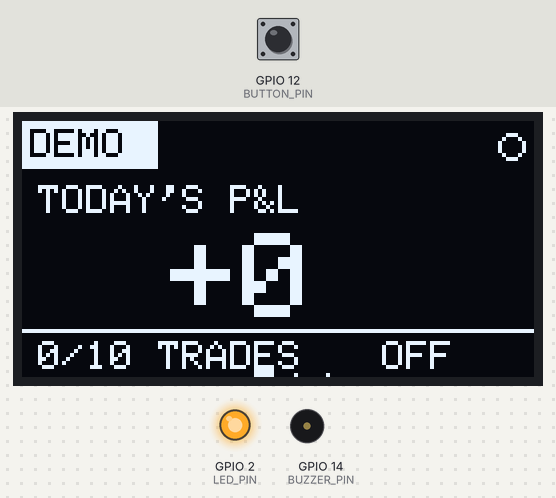
The sketch below on a simulated ESP8266 (Wemos D1 mini). On the bench: 128×64 one-colour display, output pins drawn as LEDs (lit = HIGH), buzzer (waves = sounding). Inputs (shaded band) come from the test bench; at power-on: GPIO 12 (BUTTON_PIN) HIGH. WiFi joins after 1.5 s; servers stay silent unless stated; what the sketch prints to the serial monitor is not drawn.

Above: at 3.5 s.
3.6 s: GPIO 12 (BUTTON_PIN) pulled LOW for 0.15 s
At 4.2 s:
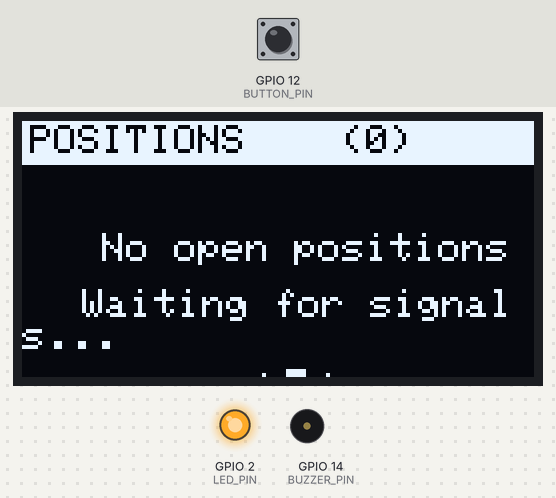
5.2 s: GPIO 12 (BUTTON_PIN) pulled LOW for 1 s
At 5.6 s:
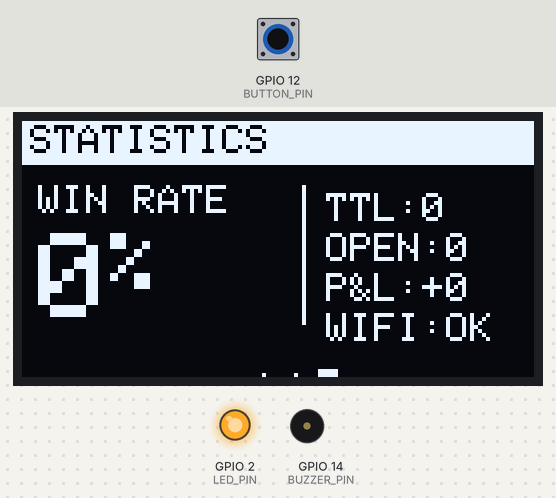
7.7 s: GPIO 12 (BUTTON_PIN) pulled LOW for 0.15 s
At 8.4 s:
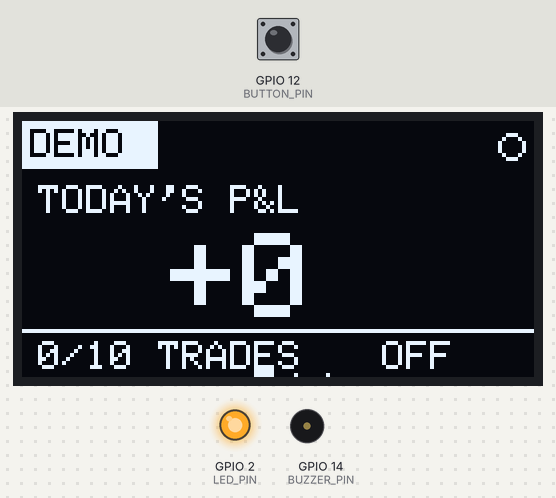
9.3 s: GPIO 12 (BUTTON_PIN) pulled LOW for 3.2 s
At 10.2 s:
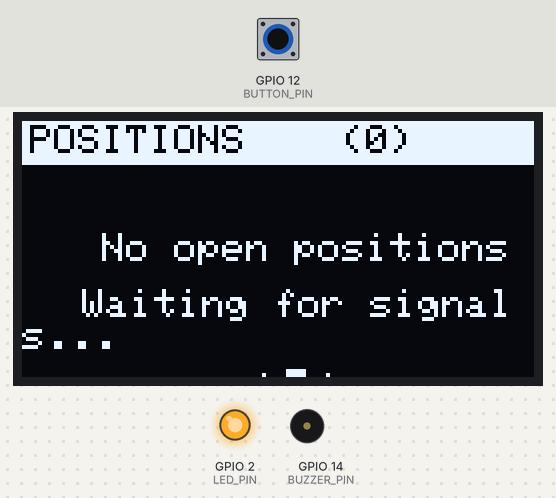
Timing chart, 0 to 12.3 s (numbered marks = the images above; inputs shaded):
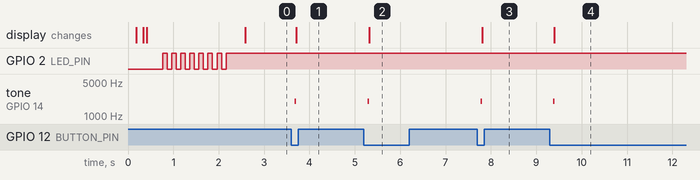

The sketch:

esp8266_trading_display.ino
```cpp
/*
  ESP8266 Trading Bot - Optimized for 1.3" 128x64 OLED
  =====================================================
  Hardware: ESP8266 + 1.3" I2C OLED (SSD1306, 4-pin)

  Features:
  - Fast 150ms button response
  - Clean, information-dense layouts
  - No animation delays
  - 30fps refresh for snappy UI
  - 4 screens: Dashboard | Positions | Stats | Settings
*/

#include <ESP8266WiFi.h>
#include <ESP8266HTTPClient.h>
#include <WiFiClientSecure.h>
#include <ArduinoJson.h>
#include <Wire.h>
#include <Adafruit_GFX.h>
#include <Adafruit_SSD1306.h>

// ============ CONFIG ============
const char* ssid = "YOUR_WIFI_SSID";
const char* password = "YOUR_WIFI_PASSWORD";
const char* serverUrl = "https://coolify.themelon.in";

// Pins (NodeMCU D1 Mini mapping)
// NOTE: Use D6 (GPIO12) for button, NOT D3 (GPIO0) which is Flash button
#define BUTTON_PIN 12     // D6 - External button (GPIO12 is safe)
#define LED_PIN 2         // D4 - Built-in LED (Active LOW)
#define BUZZER_PIN 14     // D5 - Optional buzzer
#define SDA_PIN 4         // D2 - OLED SDA
#define SCL_PIN 5         // D1 - OLED SCL

// OLED
#define SCREEN_WIDTH 128
#define SCREEN_HEIGHT 64
#define OLED_RESET -1
#define OLED_ADDR 0x3C    // Common for 1.3" OLEDs (try 0x3D if not working)

Adafruit_SSD1306 display(SCREEN_WIDTH, SCREEN_HEIGHT, &Wire, OLED_RESET);

// ============ DATA STRUCTURES ============
struct TradingData {
  bool systemEnabled;
  bool marketOpen;
  bool paperTrading;
  float todayPnl;
  float winRate;
  int openPositions;
  int todayTrades;
  int maxTrades;
  char symbol1[12];
  float pnl1;
  int qty1;
};

struct AlertData {
  bool active;
  char symbol[12];
  float price;
  unsigned long showTime;
};

TradingData data = {false, false, true, 0, 0, 0, 0, 10, "", 0, 0};
AlertData alert = {false, "", 0, 0};

// Screens
enum Screen { SCR_DASHBOARD, SCR_POSITIONS, SCR_STATS, SCR_COUNT };
Screen currentScreen = SCR_DASHBOARD;
const char* screenNames[] = {"DASHBOARD", "POSITIONS", "STATS"};

// Timing
unsigned long lastDataFetch = 0;
unsigned long lastAlertCheck = 0;
unsigned long lastDisplayUpdate = 0;
const unsigned long DATA_INTERVAL = 3000;
const unsigned long ALERT_INTERVAL = 1000;
const unsigned long DISPLAY_INTERVAL = 33; // ~30fps

// Button state machine
enum ButtonState { BTN_IDLE, BTN_DEBOUNCING, BTN_PRESSED, BTN_WAIT_RELEASE };
ButtonState btnState = BTN_IDLE;
unsigned long btnTimer = 0;
const unsigned long BTN_DEBOUNCE_MS = 50;   // 50ms debounce
const unsigned long BTN_COOLDOWN_MS = 200;  // 200ms between presses

// Debug counter
int btnPressCount = 0;

// ============ SETUP ============
void setup() {
  Serial.begin(115200);

  pinMode(BUTTON_PIN, INPUT_PULLUP);
  pinMode(LED_PIN, OUTPUT);
  pinMode(BUZZER_PIN, OUTPUT);

  // Init OLED with specific I2C pins at 400kHz for faster refresh
  Wire.begin(SDA_PIN, SCL_PIN);
  Wire.setClock(400000); // 400kHz I2C (default is 100kHz)

  if(!display.begin(SSD1306_SWITCHCAPVCC, OLED_ADDR)) {
    Serial.println(F("SSD1306 allocation failed"));
    // Blink LED forever
    while(1) {
      digitalWrite(LED_PIN, !digitalRead(LED_PIN));
      delay(100);
    }
  }

  display.clearDisplay();
  display.setTextColor(SSD1306_WHITE);
  display.display();

  // Quick splash (no animation delays)
  showSplash();

  // Connect WiFi
  connectWiFi();

  // Initial data fetch
  fetchData();

  Serial.println(F("Ready!"));
}

// ============ MAIN LOOP ============
void loop() {
  unsigned long now = millis();

  // Handle button with fast debounce
  handleButton();

  // Update LED indicator
  updateLED();

  // Fetch trading data every 3 seconds
  if (now - lastDataFetch > DATA_INTERVAL) {
    fetchData();
    lastDataFetch = now;
  }

  // Check for alerts every second
  if (now - lastAlertCheck > ALERT_INTERVAL) {
    checkAlerts();
    lastAlertCheck = now;
  }

  // Update display at 30fps
  if (now - lastDisplayUpdate > DISPLAY_INTERVAL) {
    updateDisplay();
    lastDisplayUpdate = now;
  }

  // Alert timeout (10 seconds)
  if (alert.active && now - alert.showTime > 10000) {
    alert.active = false;
  }
}

// ============ DISPLAY SCREENS ============
void updateDisplay() {
  display.clearDisplay();

  if (alert.active) {
    drawAlert();
  } else {
    switch (currentScreen) {
      case SCR_DASHBOARD: drawDashboard(); break;
      case SCR_POSITIONS: drawPositions(); break;
      case SCR_STATS: drawStats(); break;
    }
  }

  display.display();
}

void drawDashboard() {
  // === TOP BAR (12px height) ===
  // Mode indicator (left)
  display.fillRect(0, 0, 34, 12, SSD1306_WHITE);
  display.setTextColor(SSD1306_BLACK);
  display.setTextSize(1);
  display.setCursor(2, 2);
  display.print(data.paperTrading ? "DEMO" : "LIVE");

  // WiFi icon (right side of top bar)
  drawWiFiIcon(90, 2);

  // System status indicator (far right)
  if (data.systemEnabled && data.marketOpen) {
    // Green dot simulation (filled circle)
    display.fillCircle(122, 6, 3, SSD1306_WHITE);
  } else {
    display.drawCircle(122, 6, 3, SSD1306_WHITE);
  }

  // === MAIN P&L DISPLAY (center, large) ===
  display.setTextColor(SSD1306_WHITE);

  // P&L Label
  display.setTextSize(1);
  display.setCursor(4, 16);
  display.print("TODAY'S P&L");

  // P&L Value - BIG (use entire width)
  display.setTextSize(3);
  String pnlStr = formatCurrency(data.todayPnl);
  int textWidth = pnlStr.length() * 18; // Size 3 = 18px per char
  int startX = (128 - textWidth) / 2;
  if (startX < 0) startX = 0;

  display.setCursor(startX, 28);
  if (data.todayPnl >= 0) {
    display.print("+");
  } else {
    display.print("-");
  }
  display.print("");
  display.print(String(abs((int)data.todayPnl)));

  // === BOTTOM INFO BAR ===
  // Horizontal separator
  display.drawLine(0, 52, 128, 52, SSD1306_WHITE);

  // Left: Trade count
  display.setTextSize(1);
  display.setCursor(4, 55);
  display.print(data.todayTrades);
  display.print("/");
  display.print(data.maxTrades);
  display.print(" TRADES");

  // Right: Status text
  display.setCursor(90, 55);
  if (!data.systemEnabled) {
    display.print("OFF");
  } else if (!data.marketOpen) {
    display.print("CLOSED");
  } else {
    // Animated dots for active
    int dots = (millis() / 400) % 4;
    display.print("LIVE");
    for (int i = 0; i < dots; i++) display.print(".");
  }

  // Page indicator (bottom dots)
  drawPageIndicator(0);
}

void drawPositions() {
  // Header bar
  display.fillRect(0, 0, 128, 11, SSD1306_WHITE);
  display.setTextColor(SSD1306_BLACK);
  display.setTextSize(1);
  display.setCursor(2, 1);
  display.print("POSITIONS");
  display.setCursor(80, 1);
  display.print("(");
  display.print(data.openPositions);
  display.print(")");

  display.setTextColor(SSD1306_WHITE);

  if (data.openPositions == 0) {
    // Clean "No positions" message
    display.setCursor(20, 28);
    display.print("No open positions");
    display.setCursor(15, 42);
    display.print("Waiting for signals...");
  } else {
    // Table header
    display.setTextSize(1);
    display.setCursor(0, 14);
    display.print("SYMBOL");
    display.setCursor(60, 14);
    display.print("QTY");
    display.setCursor(90, 14);
    display.print("P&L");
    display.drawLine(0, 23, 128, 23, SSD1306_WHITE);

    // Position rows (up to 3 positions fit well)
    int yPos = 26;
    display.setCursor(0, yPos);
    display.print(data.symbol1[0] ? data.symbol1 : "RELIANCE");
    display.setCursor(62, yPos);
    display.print(data.qty1 ? data.qty1 : 10);
    display.setCursor(90, yPos);
    float pnl = data.pnl1 ? data.pnl1 : 1250;
    if (pnl >= 0) {
      display.print("+");
      display.print((int)pnl);
    } else {
      display.print((int)pnl);
    }

    // Show message if more positions
    if (data.openPositions > 1) {
      display.setCursor(0, 40);
      display.print("+");
      display.print(data.openPositions - 1);
      display.print(" more on app...");
    }
  }

  drawPageIndicator(1);
}

void drawStats() {
  // Header bar
  display.fillRect(0, 0, 128, 11, SSD1306_WHITE);
  display.setTextColor(SSD1306_BLACK);
  display.setTextSize(1);
  display.setCursor(2, 1);
  display.print("STATISTICS");

  display.setTextColor(SSD1306_WHITE);

  // Win Rate - Big number left side
  display.setTextSize(1);
  display.setCursor(4, 16);
  display.print("WIN RATE");

  display.setTextSize(3);
  display.setCursor(4, 28);
  display.print((int)data.winRate);
  display.setTextSize(2);
  display.print("%");

  // Vertical separator
  display.drawLine(70, 16, 70, 50, SSD1306_WHITE);

  // Stats column on right
  display.setTextSize(1);

  // Total Trades
  display.setCursor(76, 18);
  display.print("TTL:");
  display.print(data.todayTrades);

  // Open Positions
  display.setCursor(76, 28);
  display.print("OPEN:");
  display.print(data.openPositions);

  // P&L
  display.setCursor(76, 38);
  display.print("P&L:");
  if (data.todayPnl >= 0) display.print("+");
  display.print((int)data.todayPnl);

  // Connection
  display.setCursor(76, 48);
  display.print("WIFI:");
  display.print(WiFi.status() == WL_CONNECTED ? "OK" : "--");

  drawPageIndicator(2);
}

void drawAlert() {
  // Flashing border effect
  bool flash = (millis() / 150) % 2;

  if (flash) {
    display.fillRect(0, 0, 128, 64, SSD1306_WHITE);
    display.setTextColor(SSD1306_BLACK);
  } else {
    display.setTextColor(SSD1306_WHITE);
  }

  // Double border
  display.drawRect(2, 2, 124, 60, flash ? SSD1306_BLACK : SSD1306_WHITE);
  display.drawRect(4, 4, 120, 56, flash ? SSD1306_BLACK : SSD1306_WHITE);

  // Header
  display.setTextSize(1);
  display.setCursor(35, 8);
  display.print("NEW ALERT!");

  // Symbol name - LARGE
  display.setTextSize(2);
  int symWidth = strlen(alert.symbol) * 12;
  int symX = (128 - symWidth) / 2;
  if (symX < 10) symX = 10;
  display.setCursor(symX, 24);
  display.print(alert.symbol);

  // Price
  display.setTextSize(1);
  display.setCursor(30, 44);
  display.print("@ Rs");
  display.print(alert.price, 1);

  // Dismiss instruction
  display.setCursor(20, 56);
  display.print("Press btn to dismiss");
}

// ============ DRAW HELPERS ============
void drawWiFiIcon(int x, int y) {
  // Simple 3-arc WiFi icon
  display.drawPixel(x + 2, y + 4, SSD1306_BLACK);
  display.drawLine(x + 1, y + 3, x + 3, y + 3, SSD1306_BLACK);
  display.drawLine(x, y + 2, x + 4, y + 2, SSD1306_BLACK);
  display.drawLine(x, y + 1, x + 4, y + 1, SSD1306_BLACK);
}

void drawPageIndicator(int activePage) {
  // 3 dots at bottom center
  int startX = 58;
  int y = 62;

  for (int i = 0; i < 3; i++) {
    if (i == activePage) {
      display.fillRect(startX + (i * 8), y, 5, 2, SSD1306_WHITE);
    } else {
      display.drawPixel(startX + (i * 8) + 2, y + 1, SSD1306_WHITE);
    }
  }
}

String formatCurrency(float value) {
  String result = "Rs";
  result += String(abs((int)value));
  return result;
}

void showSplash() {
  display.clearDisplay();
  display.setTextColor(SSD1306_WHITE);

  // Logo icon (target/bullseye)
  display.fillCircle(24, 22, 10, SSD1306_WHITE);
  display.fillCircle(24, 22, 7, SSD1306_BLACK);
  display.fillCircle(24, 22, 4, SSD1306_WHITE);
  display.fillCircle(24, 22, 2, SSD1306_BLACK);

  // Title
  display.setTextSize(2);
  display.setCursor(44, 14);
  display.print("MELON");

  // Subtitle
  display.setTextSize(1);
  display.setCursor(44, 32);
  display.print("Trading Bot");

  // Version/connector
  display.setCursor(44, 44);
  display.print("1.3 OLED");

  // Loading bar outline
  display.drawRect(10, 56, 108, 6, SSD1306_WHITE);
  display.display();

  // Quick fill animation (just 5 frames)
  for (int i = 0; i <= 100; i += 25) {
    display.fillRect(12, 58, i, 2, SSD1306_WHITE);
    display.display();
    delay(50);
  }
  delay(200);
}

// ============ INPUT ============
void handleButton() {
  bool rawState = digitalRead(BUTTON_PIN);
  unsigned long now = millis();

  switch (btnState) {
    case BTN_IDLE:
      // Waiting for press (LOW = pressed with INPUT_PULLUP)
      if (rawState == LOW) {
        btnState = BTN_DEBOUNCING;
        btnTimer = now;
        Serial.println(F("[BTN] Press detected, debouncing..."));
      }
      break;

    case BTN_DEBOUNCING:
      // Wait for debounce period
      if (now - btnTimer >= BTN_DEBOUNCE_MS) {
        // Check if still pressed
        if (digitalRead(BUTTON_PIN) == LOW) {
          btnState = BTN_PRESSED;
          btnPressCount++;
          Serial.print(F("[BTN] CONFIRMED PRESS #"));
          Serial.println(btnPressCount);

          // EXECUTE ACTION
          if (alert.active) {
            alert.active = false;
            Serial.println(F("[BTN] Dismissed alert"));
          } else {
            currentScreen = (Screen)((currentScreen + 1) % SCR_COUNT);
            Serial.print(F("[BTN] Screen -> "));
            Serial.println(screenNames[currentScreen]);
          }

          // Feedback
          tone(BUZZER_PIN, 2000, 30);
          updateDisplay();

          btnState = BTN_WAIT_RELEASE;
        } else {
          // False alarm (noise/bounce)
          Serial.println(F("[BTN] Debounce failed - noise"));
          btnState = BTN_IDLE;
        }
      }
      break;

    case BTN_PRESSED:
      // Shouldn't happen, go to wait release
      btnState = BTN_WAIT_RELEASE;
      break;

    case BTN_WAIT_RELEASE:
      // Wait for button to be released + cooldown
      if (rawState == HIGH) {
        if (now - btnTimer >= BTN_COOLDOWN_MS) {
          Serial.println(F("[BTN] Ready for next press"));
          btnState = BTN_IDLE;
        }
      } else {
        // Still held, reset cooldown timer
        btnTimer = now;
      }
      break;
  }
}

// ============ LED CONTROL ============
void updateLED() {
  // LED is inverted on NodeMCU (LOW = ON, HIGH = OFF)
  if (!data.systemEnabled) {
    digitalWrite(LED_PIN, HIGH); // OFF
  } else if (alert.active) {
    // Fast blink for alert
    digitalWrite(LED_PIN, (millis() / 100) % 2 ? LOW : HIGH);
  } else if (data.todayPnl > 0) {
    digitalWrite(LED_PIN, LOW); // Solid ON for profit
  } else if (data.todayPnl < 0) {
    // Slow blink for loss
    digitalWrite(LED_PIN, (millis() / 500) % 2 ? LOW : HIGH);
  } else {
    // Very slow for neutral
    digitalWrite(LED_PIN, (millis() / 1000) % 2 ? LOW : HIGH);
  }
}

// ============ NETWORK ============
void connectWiFi() {
  WiFi.mode(WIFI_STA);
  WiFi.begin(ssid, password);

  int attempts = 0;
  while (WiFi.status() != WL_CONNECTED && attempts < 50) {
    delay(100);
    digitalWrite(LED_PIN, attempts % 2 ? LOW : HIGH);
    attempts++;
  }

  // Connected or timeout
  if (WiFi.status() == WL_CONNECTED) {
    Serial.print(F("WiFi IP: "));
    Serial.println(WiFi.localIP());
  }
}

void fetchData() {
  if (WiFi.status() != WL_CONNECTED) return;

  WiFiClientSecure client;
  client.setInsecure();
  HTTPClient http;

  http.begin(client, String(serverUrl) + "/api/esp/stats");
  http.setTimeout(500); // 500ms max - keep UI responsive
  http.addHeader("Content-Type", "application/json");

  int code = http.GET();
  if (code == 200) {
    DynamicJsonDocument doc(1024); // Heap allocation to avoid stack overflow
    DeserializationError error = deserializeJson(doc, http.getString());

    if (!error) {
      data.systemEnabled = doc["system_enabled"] | false;
      data.marketOpen = doc["market_open"] | false;
      data.paperTrading = doc["paper_trading"] | true;
      data.todayPnl = doc["today_pnl"] | 0.0;
      data.winRate = doc["win_rate"] | 0.0;
      data.openPositions = doc["open_positions"] | 0;
      data.todayTrades = doc["today_trades"] | 0;
      data.maxTrades = doc["max_trades"] | 10;

      // Parse first position if available
      JsonArray positions = doc["positions"];
      if (positions && positions.size() > 0) {
        JsonObject pos = positions[0];
        strlcpy(data.symbol1, pos["symbol"] | "", sizeof(data.symbol1));
        data.qty1 = pos["quantity"] | 0;
        data.pnl1 = pos["pnl"] | 0.0;
      }
    }
  }

  http.end();
}

void checkAlerts() {
  if (WiFi.status() != WL_CONNECTED) return;

  WiFiClientSecure client;
  client.setInsecure();
  HTTPClient http;

  http.begin(client, String(serverUrl) + "/api/esp/alert");
  http.setTimeout(500); // 500ms max

  int code = http.GET();
  if (code == 200) {
    DynamicJsonDocument doc(512); // Heap allocation
    DeserializationError error = deserializeJson(doc, http.getString());

    if (!error && doc["new_alert"] == true) {
      strlcpy(alert.symbol, doc["symbol"] | "UNKNOWN", sizeof(alert.symbol));
      alert.price = doc["price"] | 0.0;
      alert.active = true;
      alert.showTime = millis();

      // Alert sound (double beep)
      tone(BUZZER_PIN, 3000, 100);
      delay(100);
      tone(BUZZER_PIN, 4000, 200);
    }
  }

  http.end();
}
```

Measured:
- after the input at 3.6 s, tone on GPIO 14 (BUZZER_PIN): silent → 2000 Hz after 0.08 s, → silent 0.03 s later; the display: changes after 0.11 s (image 1)
- after the input at 5.2 s, tone on GPIO 14 (BUZZER_PIN): silent → 2000 Hz after 0.09 s, → silent 0.03 s later; the display: changes after 0.11 s (image 2)
- after the input at 7.7 s, tone on GPIO 14 (BUZZER_PIN): silent → 2000 Hz after 0.08 s, → silent 0.03 s later; the display: changes after 0.11 s (image 3)
- after the input at 9.3 s, tone on GPIO 14 (BUZZER_PIN): silent → 2000 Hz after 0.07 s, → silent 0.03 s later; the display: changes after 0.10 s (image 4)
